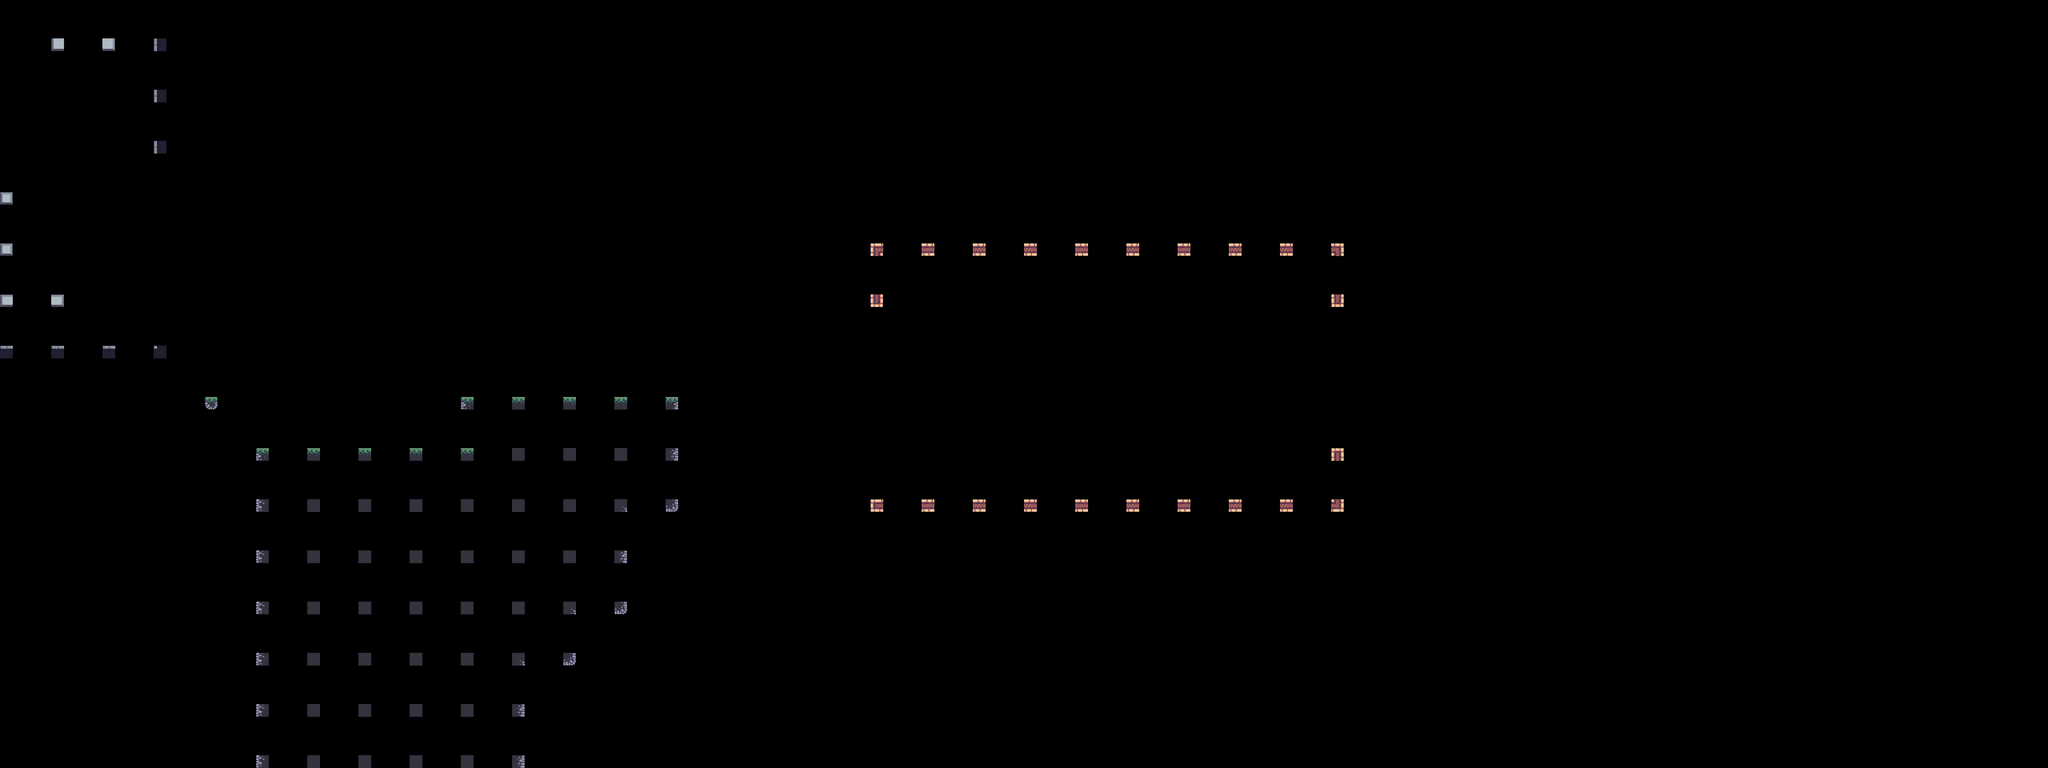

The image is a tile-based game level rendered from a .tmx file. Its description and source (layers, tilesets, objects; grid data summarised) follow:
An orthogonal 40x15 tile map with 256x256 px tiles, 1 tile layer (Terrain), 3 hidden layers not drawn, 8 tilesets and 50 objects (9x static, 4x skull, 3x palm_small, 3x saw, 2x candle, ...).

<map version="1.10" tiledversion="1.10.2" orientation="orthogonal" renderorder="right-down" width="40" height="15" tilewidth="256" tileheight="256" infinite="0" nextlayerid="14" nextobjectid="82">
 <tileset firstgid="1" source="../tilesets/outside.tsx" />
 <tileset firstgid="49" source="../tilesets/items.tsx" />
 <tileset firstgid="54" source="../tilesets/inside.tsx" />
 <tileset firstgid="150" source="../tilesets/extra.tsx" />
 <tileset firstgid="216" source="../tilesets/objects.tsx" />
 <tileset firstgid="244" source="../tilesets/platforms.tsx" />
 <tileset firstgid="252" source="../tilesets/enemies.tsx" />
 <tileset firstgid="252" source="../tilesets/grass.tsx" />
 <layer id="9" name="BG" width="40" height="15" visible="0">
  <data>[600 cells, 37 non-empty, 11 distinct tile ids]</data>
 </layer>
 <objectgroup id="12" name="BG details" class="window" visible="0">
  <object id="49" name="candle" gid="231" x="1152.5" y="503" width="64" height="64" />
  <object id="50" name="candle" gid="231" x="1411" y="504.5" width="64" height="64" />
  <object id="51" name="window" gid="232" x="1560.5" y="424.5" width="64" height="64" />
  <object id="52" name="window" gid="232" x="1208.5" y="438.5" width="64" height="64" />
  <object id="53" name="big_chain" gid="233" x="1344" y="438" width="64" height="116" />
  <object id="54" name="small_chain" gid="234" x="1434.67" y="382.333" width="64" height="62" />
  <object id="55" name="static" gid="235" x="1381" y="574" width="14" height="34" />
  <object id="56" name="static" gid="236" x="1582.67" y="575" width="30" height="14" />
  <object id="57" name="static" gid="237" x="1309.67" y="575" width="14" height="28" />
  <object id="58" name="static" gid="238" x="1246.67" y="574.667" width="24" height="14" />
  <object id="59" name="static" gid="239" x="1452.67" y="573.333" width="42" height="44" />
  <object id="60" name="static" gid="240" x="1591" y="572.333" width="42" height="44" />
  <object id="61" name="static" gid="241" x="1498" y="502" width="52" height="178" />
  <object id="62" name="static" gid="242" x="1268.67" y="501.333" width="52" height="178" />
  <object id="63" name="static" gid="243" x="1094" y="575" width="82" height="98" />
 </objectgroup>
 <layer id="1" name="Terrain" width="40" height="15">
  <data>[600 cells, 95 non-empty, 24 distinct tile ids]</data>
 </layer>
 <layer id="5" name="Platforms" width="40" height="15" visible="0">
  <data>[600 cells, 14 non-empty, 8 distinct tile ids]</data>
 </layer>
 <layer id="10" name="FG" width="40" height="15" visible="0">
  <data>[600 cells, 8 non-empty, 3 distinct tile ids]</data>
 </layer>
 <objectgroup id="4" name="Objects">
  <object id="4" name="flag" gid="219" x="1664" y="256" width="68" height="186" />
  <object id="6" name="crate" gid="218" x="484.5" y="513.25" width="50" height="36" />
  <object id="7" name="crate" gid="218" x="525.5" y="477.25" width="50" height="36" />
  <object id="9" name="barrel" gid="216" x="530.5" y="513" width="46" height="50" />
  <object id="11" name="palm_large" gid="220" x="306.333" y="546" width="78" height="136" />
  <object id="12" name="palm_small" gid="222" x="1095.33" y="277.33" width="80" height="103" />
  <object id="13" name="palm_small" gid="222" x="1245.33" y="261.33" width="80" height="103" />
  <object id="14" name="palm_small" gid="222" x="1202" y="287.33" width="80" height="103" />
  <object id="15" name="player" gid="223" x="1280.83" y="2173.48" width="74" height="56" />
  <object id="27" name="palm_bg" gid="217" x="768" y="448" width="128" height="128" />
  <object id="43" name="palm_bg_left" gid="228" x="101" y="188.667" width="104" height="106" />
  <object id="44" name="palm_bg_right" gid="229" x="866" y="496" width="104" height="106" />
  <object id="65" name="saw" x="64" y="576" width="64" height="64">
   <properties>
    <property name="speed" type="int" value="0" />
   </properties>
  </object>
  <object id="69" name="floor_spike" gid="226" x="64" y="320" width="64" height="64">
   <properties>
    <property name="inverted" type="bool" value="false" />
   </properties>
  </object>
  <object id="71" name="floor_spike" gid="1073742050" x="64" y="128" width="64" height="64">
   <properties>
    <property name="inverted" type="bool" value="true" />
   </properties>
  </object>
 </objectgroup>
 <objectgroup id="13" name="Moving Objects">
  <object id="66" name="boat" x="1790.67" y="619.333" width="768" height="38">
   <properties>
    <property name="flip" type="bool" value="true" />
    <property name="platform" type="bool" value="true" />
    <property name="speed" type="int" value="60" />
   </properties>
  </object>
  <object id="67" name="saw" x="0" y="512" width="300" height="10">
   <properties>
    <property name="flip" type="bool" value="false" />
    <property name="platform" type="bool" value="false" />
    <property name="speed" type="int" value="60" />
   </properties>
  </object>
  <object id="68" name="saw" x="182" y="536" width="10" height="320">
   <properties>
    <property name="flip" type="bool" value="false" />
    <property name="platform" type="bool" value="false" />
    <property name="speed" type="int" value="100" />
   </properties>
  </object>
  <object id="73" name="spike" gid="227" x="384" y="256" width="54" height="54">
   <properties>
    <property name="end_angle" type="int" value="180" />
    <property name="platform" type="bool" value="false" />
    <property name="radius" type="int" value="100" />
    <property name="speed" type="int" value="50" />
    <property name="start_angle" type="int" value="0" />
   </properties>
  </object>
  <object id="74" name="helicopter" x="341" y="114" width="10" height="320">
   <properties>
    <property name="flip" type="bool" value="false" />
    <property name="platform" type="bool" value="true" />
    <property name="speed" type="int" value="100" />
   </properties>
  </object>
  <object id="75" name="helicopter" x="657" y="177" width="300" height="10">
   <properties>
    <property name="flip" type="bool" value="false" />
    <property name="platform" type="bool" value="true" />
    <property name="speed" type="int" value="60" />
   </properties>
  </object>
 </objectgroup>
 <objectgroup id="7" name="Items">
  <object id="22" name="diamond" gid="49" x="512" y="384" width="64" height="64" />
  <object id="23" name="gold" gid="50" x="1088" y="448" width="64" height="64" />
  <object id="24" name="potion" gid="51" x="512" y="320" width="64" height="64" />
  <object id="25" name="silver" gid="52" x="704" y="256" width="64" height="64" />
  <object id="26" name="skull" gid="53" x="576" y="256" width="64" height="64" />
  <object id="78" name="skull" gid="53" x="576" y="64" width="64" height="64" />
  <object id="79" name="skull" gid="53" x="832" y="128" width="64" height="64" />
  <object id="80" name="skull" gid="53" x="704" y="64" width="64" height="64" />
 </objectgroup>
 <objectgroup id="6" name="Enemies">
  <object id="36" name="shell" gid="224" x="192" y="384" width="76" height="46">
   <properties>
    <property name="reverse" type="bool" value="true" />
   </properties>
  </object>
  <object id="38" name="tooth" gid="225" x="1344" y="576" width="48" height="46" />
  <object id="39" name="shell" gid="224" x="576" y="448" width="76" height="46">
   <properties>
    <property name="reverse" type="bool" value="false" />
   </properties>
  </object>
  <object id="76" name="tooth" gid="225" x="1408" y="256" width="48" height="46" />
 </objectgroup>
 <objectgroup id="2" name="Water">
  <object id="2" name="water" x="0" y="640" width="2560" height="320" />
 </objectgroup>
 <objectgroup id="8" name="Data">
  <!-- 1 objects omitted --></objectgroup>
</map>
<!-- 1 of 50 objects omitted -->
